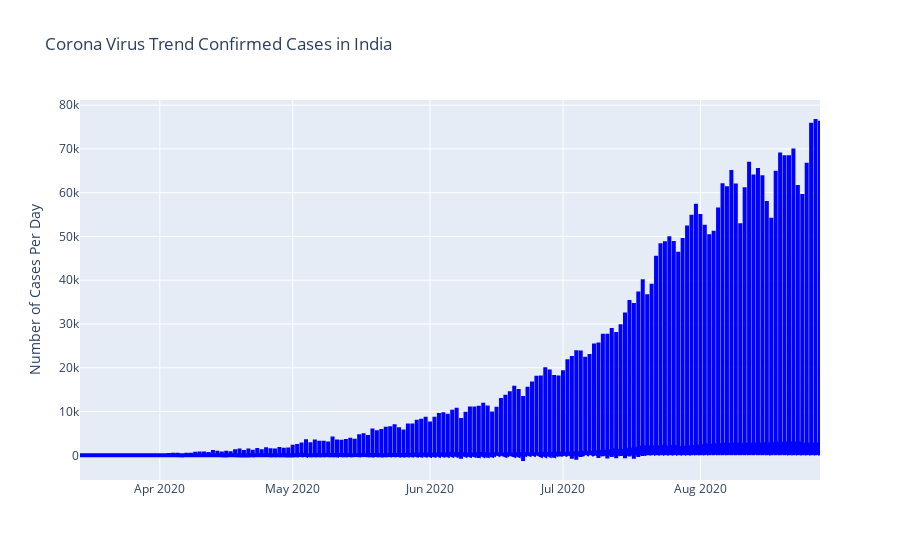

Notebook source saved alongside this figure:
### Code cell
fig = go.Figure()
fig.add_trace(go.Scatter(x=df2['Date'], y=df2['Confirmed'], name='Confirmed',
                         line=dict(color='blue', width=4)))


fig.update_layout(
    title='Corona Virus Trend Confirmed Cases in India',
     yaxis=dict(
        title='Number of Cases Per Day')
    )

fig.show()

### Figure 1 — Plotly figure (JSON) as saved in the notebook; plotly's stock layout.template omitted (floating-point values rounded to 4 significant figures; data arrays with more than 128 entries replaced by an {"elided": "..."} marker saying what was removed)
{"data": [{"line": {"color": "blue", "width": 4}, "name": "Confirmed", "type": "scatter", "x": {"elided": "6552 str values"}, "y": {"elided": "6552 int values"}}], "layout": {"title": {"text": "Corona Virus Trend Confirmed Cases in India"}, "yaxis": {"title": {"text": "Number of Cases Per Day"}}}}
